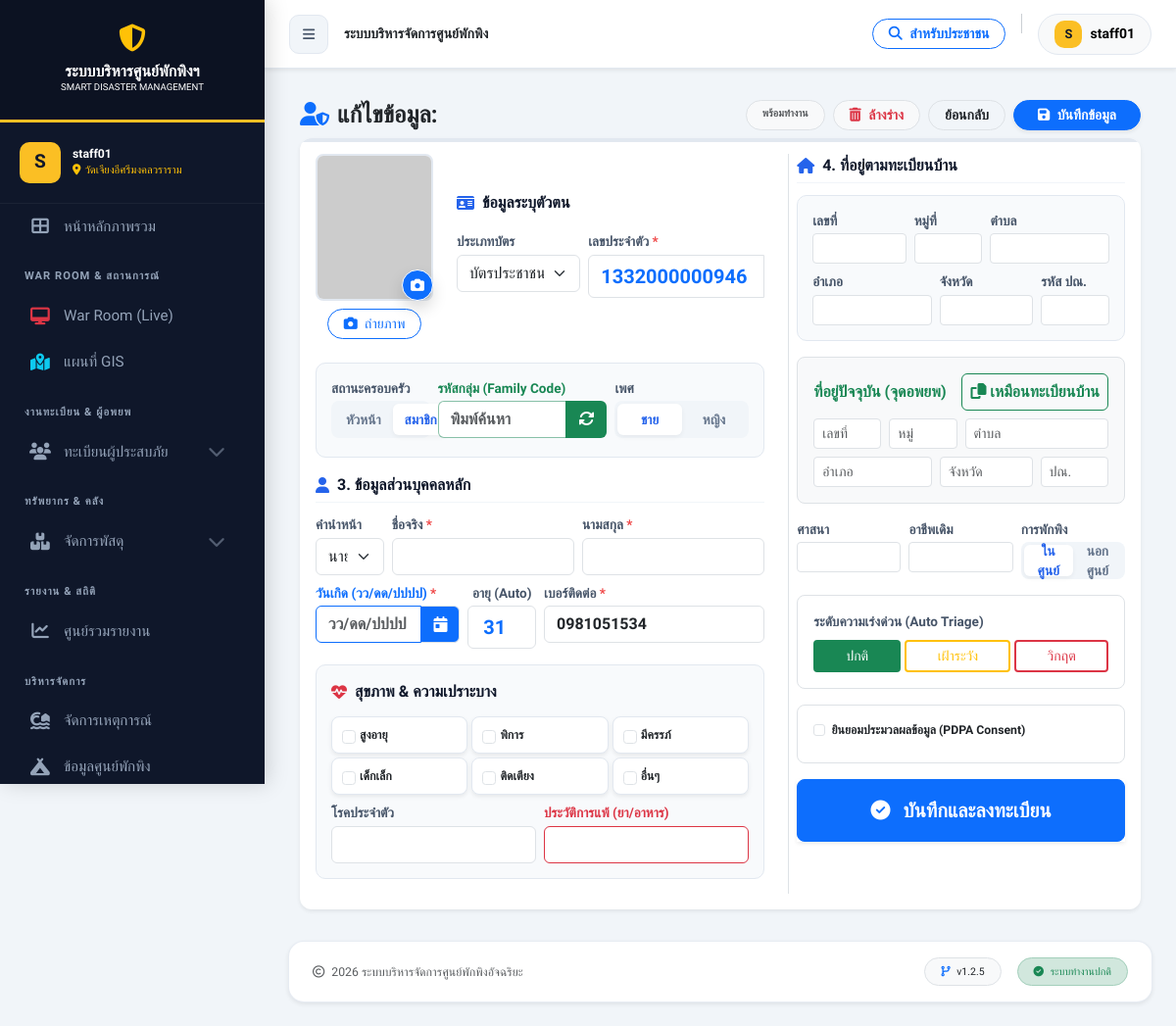
The app's page /get_family_head.php?id=9 (signed in) with its own data.
### tables this page shows
CREATE TABLE `shelters` (
  `id` int(11) NOT NULL,
  `incident_id` int(11) NOT NULL COMMENT 'ผูกกับเหตุการณ์ไหน',
  `name` varchar(200) NOT NULL COMMENT 'ชื่อศูนย์',
  `location` text NOT NULL COMMENT 'ที่ตั้ง',
  `district` varchar(100) DEFAULT NULL,
  `province` varchar(100) DEFAULT NULL,
  `latitude` decimal(10,8) DEFAULT NULL,
  `longitude` decimal(11,8) DEFAULT NULL,
  `capacity` int(11) NOT NULL DEFAULT 0 COMMENT 'ความจุสูงสุด',
  `contact_person` varchar(255) DEFAULT NULL,
  `contact_phone` varchar(20) DEFAULT NULL,
  `status` enum('open','full','closed') NOT NULL DEFAULT 'open',
  `last_updated` datetime DEFAULT NULL,
  `created_at` datetime DEFAULT current_timestamp()
);

CREATE TABLE `evacuees` (
  `id` int(11) NOT NULL,
  `id_type` enum('thai_id','passport','no_doc') DEFAULT 'thai_id' COMMENT 'ประเภทบัตร',
  `id_card` varchar(20) NOT NULL COMMENT 'เลขบัตรประชาชน',
  `prefix` varchar(50) DEFAULT NULL,
  `first_name` varchar(100) NOT NULL,
  `last_name` varchar(100) NOT NULL,
  `birth_date` date DEFAULT NULL,
  `age` int(3) DEFAULT NULL,
  `gender` enum('male','female') DEFAULT NULL,
  `phone` varchar(20) DEFAULT NULL,
  `addr_no` varchar(50) DEFAULT NULL,
  `addr_moo` varchar(50) DEFAULT NULL,
  `addr_sub` varchar(100) DEFAULT NULL,
  `addr_dis` varchar(100) DEFAULT NULL,
  `addr_prov` varchar(100) DEFAULT NULL,
  `address` text DEFAULT NULL COMMENT 'ที่อยู่รวม (Auto generated)',
  `curr_addr_no` varchar(50) DEFAULT NULL,
  `curr_addr_moo` varchar(50) DEFAULT NULL,
  `curr_addr_sub` varchar(100) DEFAULT NULL,
  `curr_addr_dis` varchar(100) DEFAULT NULL,
  `curr_addr_prov` varchar(100) DEFAULT NULL,
  `current_address` text DEFAULT NULL COMMENT 'ที่อยู่ปัจจุบันรวม (Auto generated)',
  `shelter_id` int(11) NOT NULL,
  `stay_type` enum('shelter','outside') DEFAULT 'shelter' COMMENT 'ประเภทการพัก',
  `stay_detail` text DEFAULT NULL COMMENT 'รายละเอียดที่พัก (กรณีพักนอกศูนย์)',
  `status` enum('active','returned','hospitalized') DEFAULT 'active',
  `chronic_disease` text DEFAULT NULL,
  `medication` text DEFAULT NULL,
  `vulnerable_group` varchar(255) DEFAULT NULL COMMENT 'กลุ่มเปราะบาง CSV',
  `family_head_id` int(11) DEFAULT NULL,
  `registered_at` datetime DEFAULT current_timestamp(),
  `check_out_date` datetime DEFAULT NULL COMMENT 'วันที่ออกจากศูนย์',
  `updated_at` datetime DEFAULT current_timestamp() ON UPDATE current_timestamp()
);

### get_family_head.php (the view, shortened to what the rows shown need)
<?php
require_once 'config/db.php';
$id = isset($_GET['id']) ? (int)$_GET['id'] : 0;
$mode = ($id > 0) ? 'edit' : 'add';
$shelter_id_url = isset($_GET['shelter_id']) ? (int)$_GET['shelter_id'] : 0;
$data = [
    'prefix' => 'นาย', 'fname' => '', 'lname' => '', 'id_card' => '', 'id_type' => 'thai_id',
    'birth_date' => '', 'gender' => 'ชาย', 'stay_type' => 'shelter', 'stay_detail' => '',
    'age' => '', 'phone' => '', 'religion' => '', 'occupation' => '', 'skills' => '',
    'dietary_restriction' => '', 'emergency_contact_name' => '', 'emergency_contact_phone' => '',
    'family_code' => '', 'is_family_head' => 0, 'shelter_id' => $shelter_id_url,
    'id_card_no' => '', 'id_card_moo' => '', 'id_card_subdistrict' => '', 'id_card_district' => '', 'id_card_province' => '', 'id_card_zipcode' => '',
    'current_no' => '', 'current_moo' => '', 'current_subdistrict' => '', 'current_district' => '', 'current_province' => '', 'current_zipcode' => '',
    'vulnerable_group' => '', 'health_status' => 'ปกติ', 'medical_condition' => '', 'drug_allergy' => '',
    'photo_base64' => ''
];
if ($mode == 'edit') {
    $sql = "SELECT * FROM evacuees WHERE id = ?";
    $stmt = mysqli_prepare($conn, $sql);
    if ($stmt) {
        mysqli_stmt_bind_param($stmt, "i", $id);
        mysqli_stmt_execute($stmt);
        $result = mysqli_stmt_get_result($stmt);
        if ($row = mysqli_fetch_assoc($result)) {
            $data = array_merge($data, $row);
            if($data['gender'] == 'male') $data['gender'] = 'ชาย';
        }
    }
}
$selected_vulnerable = explode(',', $data['vulnerable_group'] ?? '');
include 'includes/header.php';
?>
<link rel="stylesheet" href="https://cdnjs.cloudflare.com/ajax/libs/bootstrap-datepicker/1.9.0/css/bootstrap-datepicker.min.css">
<div class="container-fluid py-2 container-intel">
    <form action="evacuee_save.php" method="POST" id="evacueeForm" novalidate autocomplete="off">
        <div class="card form-card shadow-sm">
            <div class="card-body p-3">
                <div class="row g-3">
                    <div class="col-lg-7 border-end pe-lg-4">
                        <div class="row align-items-center mb-4">
                            <div class="col">
                                <div class="row g-2">
                                    <div class="col-md-5">
                                        <label class="form-label">ประเภทบัตร</label>
                                        <select name="id_type" id="id_type" class="form-select" onchange="handleIdTypeChange()">
                                            <option value="thai_id" <?php echo $data['id_type'] == 'thai_id' ? 'selected' : ''; ?>>บัตรประชาชนไทย</option>
                                        </select>
                                    </div>
                                    <div class="col-md-7">
                                        <div class="input-group">
                                            <input type="text" name="id_card" id="id_card_input" class="form-control fw-bold text-primary fs-5" value="<?php echo htmlspecialchars($data['id_card']); ?>" placeholder="x-xxxx-xxxxx-xx-x">
                                        </div>
                                    </div>
                                </div>
                            </div>
                        </div>
                        <div class="row g-2 mb-3">
                            <div class="col-md-2">
                                <label class="form-label">คำนำหน้า</label>
                                <select name="prefix" class="form-select" onchange="smartSyncByPrefix(this.value)">
                                    <?php foreach(['นาย','นาง','นางสาว','เด็กชาย','เด็กหญิง'] as $p) echo "<option value='$p' ".($data['prefix']==$p ? 'selected':'').">$p</option>"; ?>
                                </select>
                            </div>
                            <div class="col-md-2 text-center">
                                <label class="form-label">อายุ (Auto)</label>
                                <input type="number" name="age" id="age_input" class="form-control text-center fw-bold text-primary fs-5" value="<?php echo htmlspecialchars($data['age']); ?>" oninput="manualAgeSync()">
                            </div>
                            <div class="col-md-6">
                                <label class="form-label">เบอร์ติดต่อ <span class="required-mark">*</span></label>
                                <input type="tel" name="phone" id="phone" class="form-control fw-bold" value="<?php echo htmlspecialchars($data['phone']); ?>" maxlength="10" placeholder="0XXXXXXXXX">
                            </div>
                        </div>
                        <div class="panel-intel">
                            <div class="row g-2">
                                <div class="col-md-12">
                                    <div class="row g-1">
                                        <?php
                                        $v_types = [
                                            'elderly'=>['t'=>'สูงอายุ', 'l'=>'yellow'], 'disabled'=>['t'=>'พิการ', 'l'=>'yellow'],
                                            'pregnant'=>['t'=>'มีครรภ์', 'l'=>'yellow'], 'child'=>['t'=>'เด็กเล็ก', 'l'=>'green'],
                                            'bedridden'=>['t'=>'ติดเตียง', 'l'=>'red'], 'other'=>['t'=>'อื่นๆ', 'l'=>'yellow']
                                        ];
                                        foreach($v_types as $k => $info): ?>
                                        <div class="col-4">
                                            <label class="v-badge bg-white shadow-sm" id="card_v_<?php echo $k; ?>">
                                                <input class="form-check-input v-checkbox me-1" type="checkbox" name="vulnerable_group[]" value="<?php echo $k; ?>" id="v_<?php echo $k; ?>" data-level="<?php echo $info['l']; ?>" onchange="handleIntelligenceHealth()" <?php echo in_array($k, $selected_vulnerable) ? 'checked' : ''; ?>>
                                                <span class="fw-bold small"><?php echo $info['t']; ?></span>
                                            </label>
                                        </div>
                                        <?php endforeach; ?>
                                    </div>
                                </div>
                            </div>
                        </div>
                    </div>
                </div>
            </div>
        </div>
    </form>
</div>
<?php include 'includes/footer.php'; ?>

### includes/header.php (shortened to what the rows shown need)
<?php
require_once __DIR__ . '/../config/db.php';
$current_page = basename($_SERVER['PHP_SELF']);
$role = $_SESSION['role'] ?? 'guest';
$is_admin = ($role === 'admin');
$my_shelter_id = $_SESSION['shelter_id'] ?? '';
$user_shelter_name = '';
if ($my_shelter_id && isset($conn)) {
    $stmt_sh = $conn->prepare("SELECT name FROM shelters WHERE id = ?");
    if ($stmt_sh) {
        $stmt_sh->bind_param("i", $my_shelter_id);
        $stmt_sh->execute();
        $res_sh = $stmt_sh->get_result();
        if ($row_sh = $res_sh->fetch_assoc()) {
            $user_shelter_name = $row_sh['name'];
        }
    }
}
?>
<!DOCTYPE html>
<html lang="th">
<head>
    <link href="https://cdn.jsdelivr.net/npm/bootstrap@5.3.0/dist/css/bootstrap.min.css" rel="stylesheet">
    <link rel="stylesheet" href="https://cdnjs.cloudflare.com/ajax/libs/font-awesome/6.4.0/css/all.min.css">
    <link href='https://unpkg.com/boxicons@2.1.4/css/boxicons.min.css' rel='stylesheet'>
    <link rel="stylesheet" href="https://cdn.jsdelivr.net/npm/sweetalert2@11/dist/sweetalert2.min.css">
    <link rel="stylesheet" href="https://cdnjs.cloudflare.com/ajax/libs/bootstrap-datepicker/1.9.0/css/bootstrap-datepicker.min.css">
    <link rel="stylesheet" href="https://earthchie.github.io/jquery.Thailand.js/jquery.Thailand.js/dist/jquery.Thailand.min.css">
</head>
<body class="<?php echo (isset($_COOKIE['sidebar_state']) && $_COOKIE['sidebar_state'] == 'collapsed') ? 'sidebar-collapsed' : ''; ?>">
<div class="wrapper">
    <nav id="sidebar">
        <?php if(isset($_SESSION['user_id'])): ?>
            <div class="user-panel">
                <div class="user-avatar"><?php echo strtoupper(substr($_SESSION['username'] ?? 'U', 0, 1)); ?></div>
                <div class="overflow-hidden">
                    <div class="text-white small fw-bold text-truncate"><?php echo $_SESSION['username'] ?? 'User'; ?></div>
                    <div class="text-warning text-truncate" style="font-size: 0.7rem;">
                        <i class="fas fa-map-marker-alt me-1"></i><?php echo $user_shelter_name ?: 'ส่วนกลาง'; ?>
                    </div>
                </div>
            </div>
            <ul class="components">
                <li>
                    <a href="index.php" class="<?php echo $current_page == 'index.php' ? 'active' : ''; ?>">
                        <i class="fas fa-th-large"></i> <span>หน้าหลักภาพรวม</span>
                    </a>
                </li>
                <li class="menu-label">War Room & สถานการณ์</li>
                <li><a href="monitor_dashboard.php" target="_blank"><i class="fas fa-desktop text-danger"></i> <span>War Room (Live)</span></a></li>
                <li><a href="gis_dashboard.php" class="<?php echo $current_page == 'gis_dashboard.php' ? 'active' : ''; ?>"><i class="fas fa-map-location-dot text-info"></i> <span>แผนที่ GIS</span></a></li>
                <li class="menu-label">งานทะเบียน & ผู้อพยพ</li>
                <li>
                    <a href="#evacueeSubmenu" data-bs-toggle="collapse" class="dropdown-toggle <?php echo (strpos($current_page, 'evacuee') !== false) ? 'active' : ''; ?>">
                        <i class="fas fa-users"></i> <span>ทะเบียนผู้ประสบภัย</span>
                        <i class="fas fa-chevron-down dropdown-icon"></i>
                    </a>
                </li>
                <li class="menu-label">ทรัพยากร & คลัง</li>
                <li>
                    <a href="#logisticsSubmenu" data-bs-toggle="collapse" class="dropdown-toggle <?php echo (strpos($current_page, 'inventory') !== false) ? 'active' : ''; ?>">
                        <i class="fas fa-boxes-stacked"></i> <span>จัดการพัสดุ</span>
                        <i class="fas fa-chevron-down dropdown-icon"></i>
                    </a>
                </li>
                <li class="menu-label">รายงาน & สถิติ</li>
                <li>
                    <a href="report_center.php" class="<?php echo (strpos($current_page, 'report_') !== false) ? 'active' : ''; ?>">
                        <i class="fas fa-chart-line"></i> <span>ศูนย์รวมรายงาน</span>
                    </a>
                </li>
                <?php if($is_admin || $role === 'staff'): ?>
                <li class="menu-label">บริหารจัดการ</li>
                <li>
                    <a href="incident_manager.php" class="<?php echo $current_page == 'incident_manager.php' ? 'active' : ''; ?>">
                        <i class="fas fa-house-tsunami"></i> <span>จัดการเหตุการณ์</span>
                    </a>
                </li>
                <li>
                    <a href="shelter_list.php" class="<?php echo $current_page == 'shelter_list.php' ? 'active' : ''; ?>">
                        <i class="fas fa-campground"></i> <span>ข้อมูลศูนย์พักพิง</span>
                    </a>
                </li>
                <?php endif; ?>
            </ul>
        <?php endif; ?>
    </nav>
    <div id="content">
        <div class="p-3 p-md-4">

### records on screen
shelters: name "วัดเจียงอีศรีมงคลวราราม"
evacuees: id_type "บัตรประชาชนไทย", id_card "1332000000946", prefix "นาย", age "31", phone "0981051534"

### other values on screen
substr($_SESSION['username'] ?? 'U', 0, 1) "S"
$_SESSION['username'] "staff01"
$info['t'] "สูงอายุ"
$info['t'] "พิการ"
$info['t'] "มีครรภ์"
$info['t'] "เด็กเล็ก"
$info['t'] "ติดเตียง"
$info['t'] "อื่นๆ"
